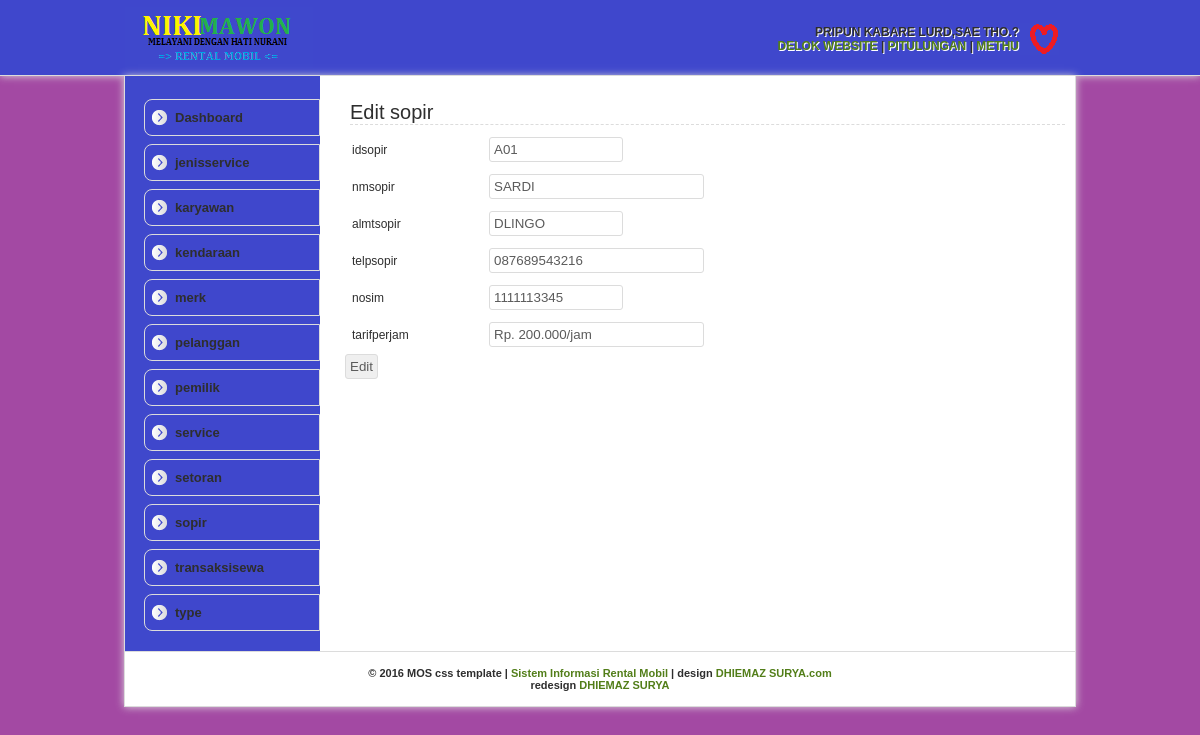
The app's page /sopir/editsopir.php?idsopir=A01 with its own data.
### tables this page shows
CREATE TABLE `sopir` (
  `idsopir` text NOT NULL,
  `nmsopir` text NOT NULL,
  `almtsopir` text NOT NULL,
  `telpsopir` text NOT NULL,
  `nosim` text NOT NULL,
  `tarifperjam` varchar(20) NOT NULL
);

### sopir/editsopir.php (the view, shortened to what this page needs)
<html>
<head>
<link rel="shortcut icon" href="stylesheet/img/devil-icon.png">
<link rel="stylesheet" type="text/css" href="../mos-css/mos-style.css">
</head>
<body>
<div id="header">
	<div class="inHeader">
		<div class="mosAdmin">
		<b>PRIPUN KABARE LURD,SAE THO.?<br>
		 <a href="">DELOK WEBSITE</a> | <a href="">PITULUNGAN</a> | <a href="../logout.php">METHU</a>
		</div>
	</div>
</div>
<div id="wrapper">
	<div id="leftBar">
	<ul>
		<li><a href="../index.php">Dashboard</a></li>
		<li><a href="../jenisservice/tjenisservice.php">jenisservice</a></li>
		<li><a href="../karyawan/tkaryawan.php">karyawan</a></li>
		<li><a href="../kendaraan/tkendaraan.php">kendaraan</a></li>
		<li><a href="../merk/tmerk.php">merk</a></li>
		<li><a href="../pelanggan/tpelanggan.php">pelanggan</a></li>
		<li><a href="../pemilik/tpemilik.php">pemilik</a></li>
		<li><a href="../service/tservice.php">service</a></li>
		<li><a href="../setoran/tsetoran.php">setoran</a></li>
		<li><a href="../sopir/tsopir.php">sopir</a></li>
		<li><a href="../transaksisewa/ttransaksisewa.php">transaksisewa</a></li>
		<li><a href="../type/ttype.php">type</a></li>
	</ul>
	</div>
	<div id="rightContent">
	<h3>Edit sopir</h3>
	<?php
	$idsopir = $_GET['idsopir'];
	$tampil = "select * from sopir where idsopir='$idsopir'";
	$hasil = mysql_query($tampil);
	echo "<form action=editsopirdua.php method=POST>";
	echo "<table width=95% border='1'>";
	while($data = mysql_fetch_array($hasil)){
		echo "<tr><td width=125px>idsopir </td>
		<td><input type=text class=pendek name=idsopir value='$data[idsopir]' readonly></td></tr>";
		echo "<tr><td>nmsopir </td>
		<td><input type=text class=sedang name=nmsopir value='$data[nmsopir]'></td></tr>";
		echo "<tr><td>almtsopir </td>
		<td> <input type=text class=pendek name=almtsopir value='$data[almtsopir]'></td></tr>";
		echo "<tr><td>telpsopir </td>
		<td> <input type=text class=sedang name=telpsopir value='$data[telpsopir]'></td></tr>";
		echo "<tr><td>nosim </td>
		<td> <input type=text  class=pendek name=nosim value='$data[nosim]'></td></tr>";
		echo "<tr><td>tarifperjam </td>
		<td> <input type=text class=sedang name=tarifperjam value='$data[tarifperjam]'></td></tr>";
	}
	echo "</table>";
	echo "<input type=Submit name=edit value=Edit>";
	echo "</form>";
?>
	</div>
<div id="footer">
	&copy; 2016 MOS css template | <a href="SI KANCHEL.com">Sistem Informasi Rental Mobil</a> | design <a href="http://DHIEMAZ SURYA.com" rel="nofollow" target="_blank">DHIEMAZ SURYA.com</a><br>redesign <a href="DHIEMAZ SURYA.blogspot.com">DHIEMAZ SURYA</a>
</div>
</div>
</body>
</html>

### mos-css/mos-style.css (style rules this page uses)
body { background: url(img/latar.jpg); margin: 0; padding: 0; font-family: Arial; font-size: 12px; color: #2e2e2e; text-align: center; }
a { color: #527e19; text-decoration: none; }
input { padding: 4px;color: #5b5b5b;border: 1px solid #dcdcdc; -moz-border-radius: 3px;-webkit-border-radius: 3px;-o-border-radius: 3px; }
input.sedang { width: 40%; }
input.pendek { width: 25%; }
table { border:none;font-size: 12px; }
td { border:none; padding: 5px; }
#header { width: 100%; border-bottom: 1px solid #dcdcdc; background: url(img/headerbg.jpg) repeat left; height: 75px; z-index: 1000; -moz-box-shadow: 0px 0px 8px #dcdcdc; -webkit-box-shadow: 0px 0px 8px #dcdcdc; }
.inHeader { float: center; background: url(img/logo.png) no-repeat left center; margin: auto; width: 920px; height: 45px; padding: 15px; border-right: 0px solid #dcdcdc; border-left: 0px solid #dcdcdc; }
.mosAdmin { float: right; border: 0px solid #dcdcdc; margin: 0 1px 0 auto; text-align: right; padding: 10px 40px 10px 10px; background: url(img/Administrator.png) no-repeat right center; text-shadow: 1px 1px #fff; }
#wrapper { width: 950px; padding: 15px 0 0 0; position: relative; border-left: 1px solid #dcdcdc; border-right: 1px solid #dcdcdc; border-bottom: 1px solid #dcdcdc; float: center; margin: auto; text-align: left; background: #fff url(img/bg_kiri.png) repeat-y; -moz-box-shadow: 0px 0px 8px #dcdcdc; -webkit-box-shadow: 0px 0px 8px #dcdcdc; }
#leftBar { width: 185px; float: left; padding: 0 0 20px 10px; border-right: 0px solid #dcdcdc; text-align: left; }
#leftBar ul { list-style: none;padding: 0; margin: 0;font-size: 13px; }
#leftBar ul li { width: 164px; background: url(img/icon-left.png) no-repeat left center, url(img/green.jpg) repeat left center; padding: 10px 0 10px 10px; margin-top: 8px;margin-left: 9px; border: 1px solid #dcdcdc; -moz-border-radius-topleft: 8px;-moz-border-radius-bottomleft: 8px; -webkit-border-top-left-radius: 8px;-webkit-border-bottom-left-radius: 8px; -o-border-top-left-radius: 8px;-o-border-bottom-left-radius: 8px; }
#leftBar ul li a { width: 100%; color: #2e2e2e; cursor: pointer; padding: 10px 65px 10px 20px; -webkit-transition: padding-left 250ms ease-out; -moz-transition: padding-left 250ms ease-out; -o-transition: padding-left 250ms ease-out; }
#rightContent { width: 725px; padding: 5px; float: right; border-left: 0px solid #dcdcdc; text-align: left; background: #fff; }
#rightContent h3 { font-size: 20px; font-weight: normal; padding: 0; margin: 5px; border-bottom: 1px dashed #dcdcdc; }
#footer { width: 950px; padding: 15px 0 15px 0; text-align: center; font-size: 11px; border-top: 1px solid #dcdcdc; background: #fff; }

### records on screen
sopir: idsopir "A01", nmsopir "SARDI", almtsopir "DLINGO", telpsopir "087689543216", nosim "1111113345", tarifperjam "Rp. 200.000/jam"
